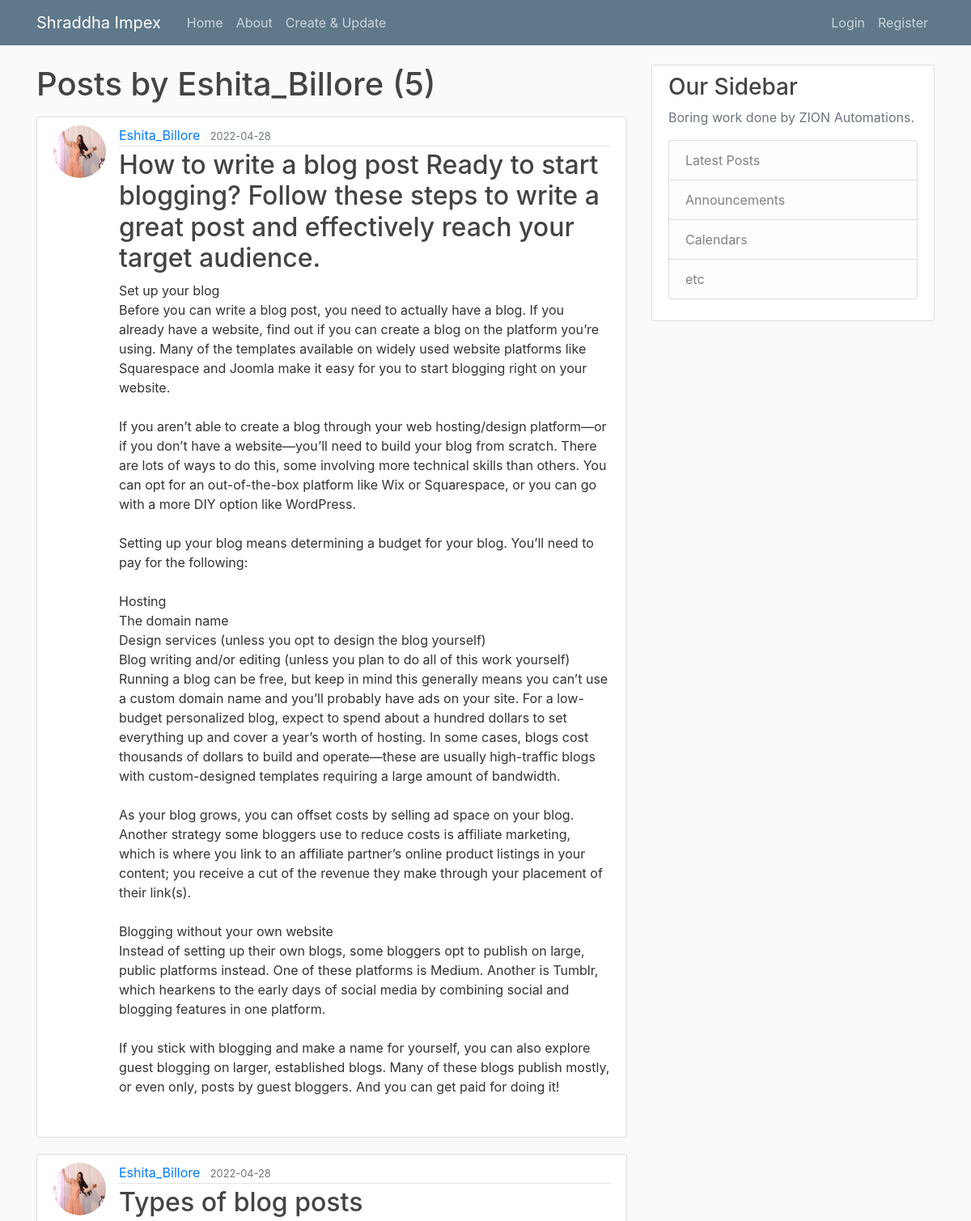
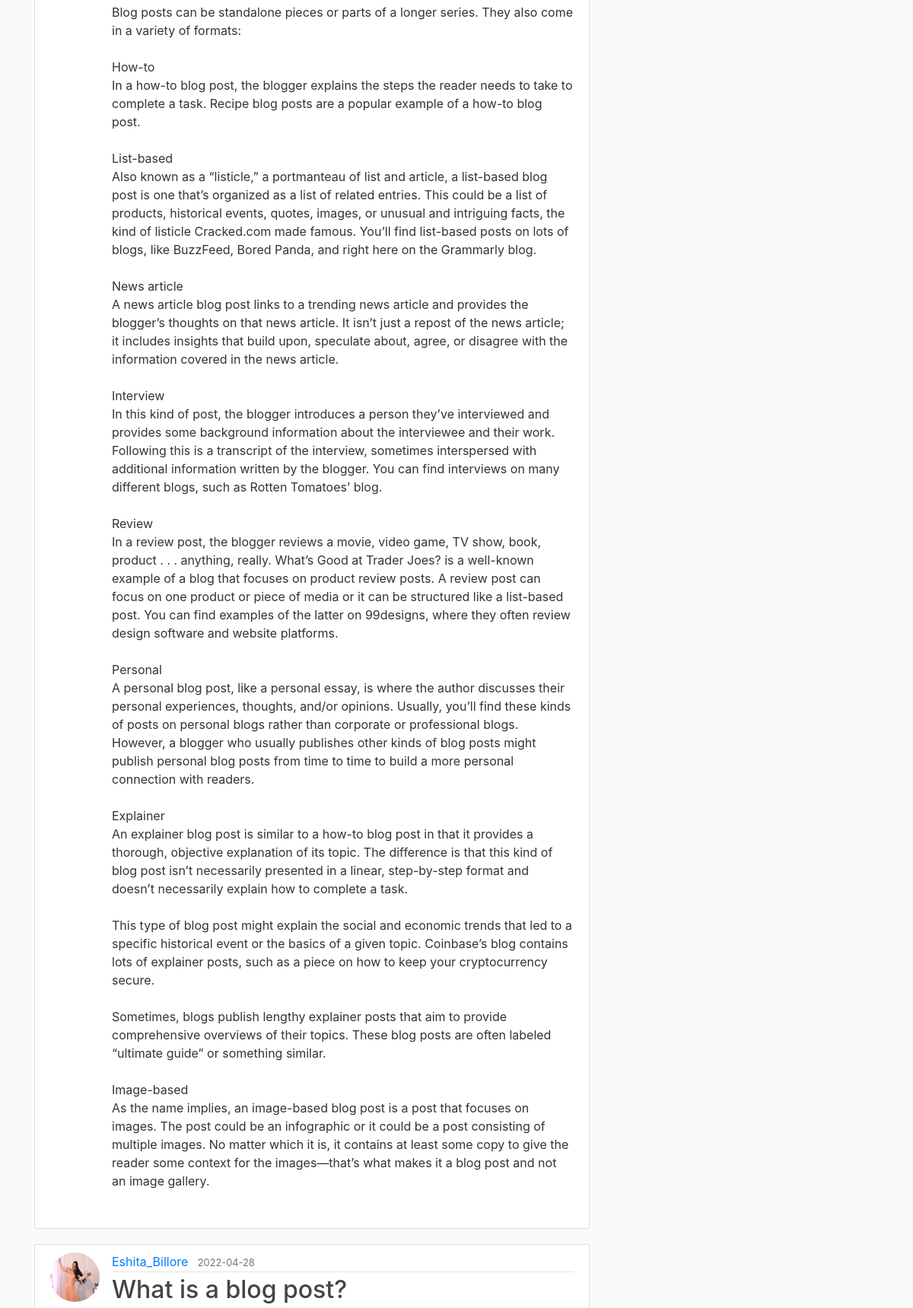
The page /user/Eshita_Billore (upper part) on the database its author committed (2 pictures, top to bottom).
### webapp_1/models.py (models this page shows, shortened)
class User(db.Model, UserMixin):
    id = db.Column(db.Integer, primary_key=True)
    username = db.Column(db.String(20), unique=True, nullable=False)
    email = db.Column(db.String(120), unique=True, nullable=False)
    image_file = db.Column(db.String(20), nullable=False, default='default.jpg')
    password = db.Column(db.String(60), nullable=False)
    posts = db.relationship('Post', backref='author', lazy=True)

class Post(db.Model):
    id = db.Column(db.Integer, primary_key=True)
    title = db.Column(db.String(100), nullable=False)
    post_date = db.Column(db.DateTime, nullable=False, default=datetime.utcnow)
    content = db.Column(db.Text, nullable=False)
    user_id = db.Column(db.Integer, db.ForeignKey('user.id'), nullable=False)

### webapp_1/users/routes.py (the view)
@users.route("/user/<string:username>")
def user_posts(username):
    page = request.args.get('page', 1, type=int)
    user = User.query.filter_by(username=username).first_or_404()
    posts = Post.query.filter_by(author=user)\
        .order_by(Post.post_date.desc())\
        .paginate(page=page, per_page=5)
    return render_template('user_posts.html', posts=posts, user=user)

### webapp_1/templates/user_posts.html (shortened to what this page needs)
{% extends "layout.html" %}
{% block content %}
    <h1 class="mb-3">Posts by {{ user.username }} ({{ posts.total }})</h1>
    {% for post in posts.items %}
        <article class="media content-section">
          <img class="rounded-circle article-img" src="{{ url_for('static', filename='profile_pics/' + post.author.image_file) }}">
          <div class="media-body">
            <div class="article-metadata">
              <a class="mr-2" href="{{ url_for('users.user_posts', username=post.author.username) }}">{{ post.author.username }}</a>
              <small class="text-muted">{{ post.post_date.strftime('%Y-%m-%d') }}</small>
            </div>
            <h2><a class="article-title" href="{{ url_for('posts.post', post_id=post.id) }}">{{ post.title }}</a></h2>
            <p class="article-content">{{ post.content }}</p>
          </div>
        </article>
    {% endfor %}
{% endblock content %}

### webapp_1/static/main.css (style rules this page uses)
body { background: #fafafa; color: #333333; margin-top: 5rem; }
h1, h2, h3, h4, h5, h6 { color: #444444; }
.content-section { background: #ffffff; padding: 10px 20px; border: 1px solid #dddddd; border-radius: 3px; margin-bottom: 20px; }
.article-title { color: #444444; }
.article-content { white-space: pre-line; }
.article-img { height: 65px; width: 65px; margin-right: 16px; }
.article-metadata { padding-bottom: 1px; margin-bottom: 4px; border-bottom: 1px solid #e3e3e3 }

### rows shown on the page
User: username "Eshita_Billore"
Post: image_file (picture), author.username "Eshita_Billore", post_date "2022-04-28", title "How to write a blog post Ready to start blogging? Follow these steps to write a great post and effectively reach your target audience.", content "Set up your blog Before you can write a blog post, you need to actually have a blog. If you already have a website, find out if you can create a blog on the platform you’re using. Many of the templates available on widely used website platforms like Squarespace and Joomla make it easy for you to start blogging right on your website. If you aren’t able to create a blog through your web hosting/design platform—or if you don’t have a website—you’ll need to build your blog from scratch. There are lots of ways to do this, some involving more technical skills than others. You can opt for an out-of-the-box platform like Wix or Squarespace, or you can go with a more DIY option like WordPress.…"
Post: image_file (picture), author.username "Eshita_Billore", post_date "2022-04-28", title "Types of blog posts", content "Blog posts can be standalone pieces or parts of a longer series. They also come in a variety of formats: How-to In a how-to blog post, the blogger explains the steps the reader needs to take to complete a task. Recipe blog posts are a popular example of a how-to blog post. List-based Also known as a “listicle,” a portmanteau of list and article, a list-based blog post is one that’s organized as a list of related entries. This could be a list of products, historical events, quotes, images, or unusual and intriguing facts, the kind of listicle Cracked.com made famous. You’ll find list-based posts on lots of blogs, like BuzzFeed, Bored Panda, and right here on the Grammarly blog. News article…"
Post: image_file (picture), author.username "Eshita_Billore", post_date "2022-04-28", title "What is a blog post?"

### other values the page prints
{{ posts.total }} "5"
